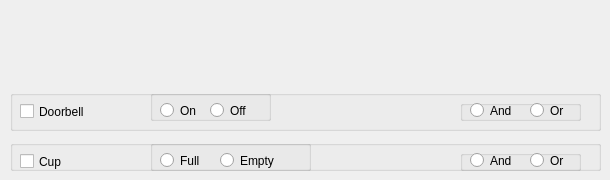
     <widget class="QWidget" name="hallTab">
      <attribute name="title">
       <string>Other</string>
      </attribute>
      <widget class="QGroupBox" name="groupBox_66">
       <property name="geometry">
        <rect>
         <x>10</x>
         <y>90</y>
         <width>591</width>
         <height>41</height>
        </rect>
       </property>
       <property name="title">
        <string/>
       </property>
       <widget class="QCheckBox" name="doorbellCheckBox">
        <property name="geometry">
         <rect>
          <x>10</x>
          <y>10</y>
          <width>121</width>
          <height>23</height>
         </rect>
        </property>
        <property name="text">
         <string>Doorbell</string>
        </property>
       </widget>
       <widget class="QGroupBox" name="groupBox_67">
        <property name="geometry">
         <rect>
          <x>450</x>
          <y>10</y>
          <width>121</width>
          <height>21</height>
         </rect>
        </property>
        <property name="title">
         <string/>
        </property>
        <widget class="QRadioButton" name="doorbellANDRadioButton">
         <property name="geometry">
          <rect>
           <x>10</x>
           <y>0</y>
           <width>61</width>
           <height>21</height>
          </rect>
         </property>
         <property name="text">
          <string>And</string>
         </property>
        </widget>
        <widget class="QRadioButton" name="doorbellORRadioButton">
         <property name="geometry">
          <rect>
           <x>70</x>
           <y>0</y>
           <width>61</width>
           <height>21</height>
          </rect>
         </property>
         <property name="text">
          <string>Or</string>
         </property>
        </widget>
       </widget>
       <widget class="QGroupBox" name="groupBox_107">
        <property name="geometry">
         <rect>
          <x>140</x>
          <y>0</y>
          <width>121</width>
          <height>31</height>
         </rect>
        </property>
        <property name="title">
         <string/>
        </property>
        <widget class="QRadioButton" name="UHDoorbellOnRadioButton">
         <property name="geometry">
          <rect>
           <x>10</x>
           <y>10</y>
           <width>61</width>
           <height>21</height>
          </rect>
         </property>
         <property name="text">
          <string>On</string>
         </property>
        </widget>
        <widget class="QRadioButton" name="UHDoorbellOffRadioButton">
         <property name="geometry">
          <rect>
           <x>60</x>
           <y>10</y>
           <width>61</width>
           <height>21</height>
          </rect>
         </property>
         <property name="text">
          <string>Off</string>
         </property>
        </widget>
       </widget>
      </widget>
      <widget class="QGroupBox" name="groupBox_104">
       <property name="geometry">
        <rect>
         <x>10</x>
         <y>140</y>
         <width>591</width>
         <height>31</height>
        </rect>
       </property>
       <property name="title">
        <string/>
       </property>
       <widget class="QCheckBox" name="UHcupLevelCheckBox">
        <property name="geometry">
         <rect>
          <x>10</x>
          <y>10</y>
          <width>121</width>
          <height>23</height>
         </rect>
        </property>
        <property name="text">
         <string>Cup</string>
        </property>
       </widget>
       <widget class="QGroupBox" name="groupBox_105">
        <property name="geometry">
         <rect>
          <x>450</x>
          <y>10</y>
          <width>121</width>
          <height>21</height>
         </rect>
        </property>
        <property name="title">
         <string/>
        </property>
        <widget class="QRadioButton" name="UHcupLevelANDRadioButton">
         <property name="geometry">
          <rect>
           <x>10</x>
           <y>0</y>
           <width>61</width>
           <height>21</height>
          </rect>
         </property>
         <property name="text">
          <string>And</string>
         </property>
        </widget>
        <widget class="QRadioButton" name="UHcupLevelORRadioButton">
         <property name="geometry">
          <rect>
           <x>70</x>
           <y>0</y>
           <width>61</width>
           <height>21</height>
          </rect>
         </property>
         <property name="text">
          <string>Or</string>
         </property>
        </widget>
       </widget>
       <widget class="QGroupBox" name="groupBox_106">
        <property name="geometry">
         <rect>
          <x>140</x>
          <y>0</y>
          <width>161</width>
          <height>31</height>
         </rect>
        </property>
        <property name="title">
         <string/>
        </property>
        <widget class="QRadioButton" name="UHCupFullRadioButton">
         <property name="geometry">
          <rect>
           <x>10</x>
           <y>10</y>
           <width>61</width>
           <height>21</height>
          </rect>
         </property>
         <property name="text">
          <string>Full</string>
         </property>
        </widget>
        <widget class="QRadioButton" name="UHCupEmptyRadioButton">
         <property name="geometry">
          <rect>
           <x>70</x>
           <y>10</y>
           <width>81</width>
           <height>21</height>
          </rect>
         </property>
         <property name="text">
          <string>Empty</string>
         </property>
        </widget>
       </widget>
      </widget>
     </widget>
